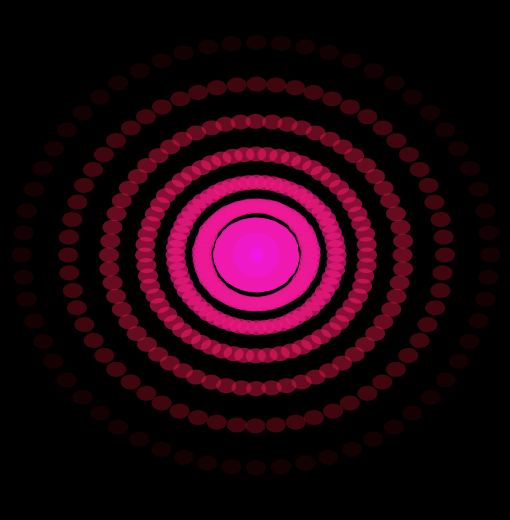
Frame 1 (no input)
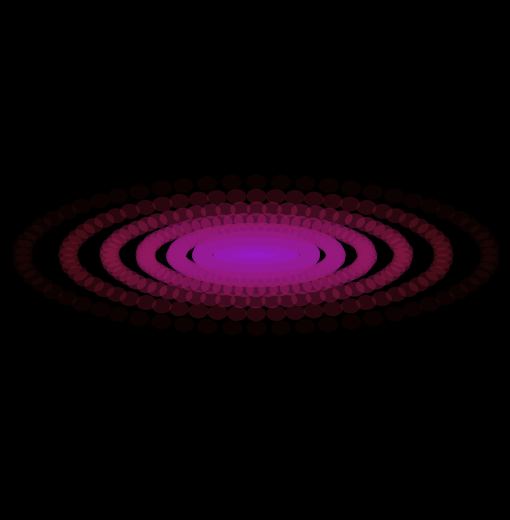
Frame 60 (the mouse pressed at the canvas centre just before this capture)
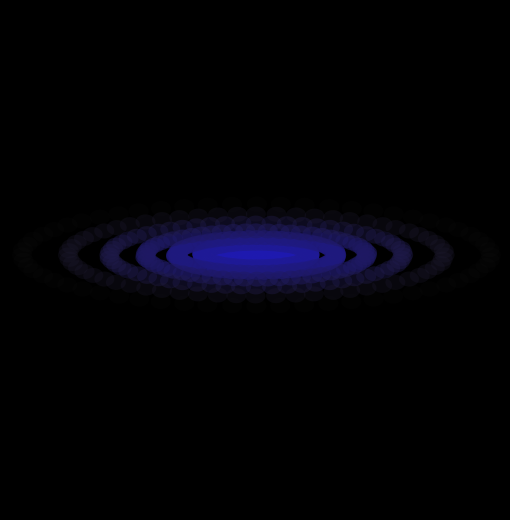
Frame 120 (the mouse held since frame 60 and released just before this capture)

The Processing sketch that drew these frames (run headless with seeded random() and noise(); from frame 60 on, the mouse is pressed at the canvas centre):

// Processing sketch: processing_152319
// ── processing_152319.pde

// Luminous Blink
// Gary Green 2014


float x=255;
float y=255;
float chngx=1;
int r=240;
int g=200;
int b=50;
float hgt=1; // affects blink
float hgtdir=0.1;
float chgr=2; // change red


void setup() {
  size(510,520);
  smooth();
  noStroke();
  strokeJoin(ROUND);
 }

void draw() {
  background(0);
  float chngx=1;
  
 int g=25;
 int b=250;
  
  hgt+=hgtdir;
  if((hgt<1) || (hgt>5)) {
    hgtdir=hgtdir*-1;
  }
  
  for(int p=255; p<510; p+=chngx) {
  
  for(int deg=0; deg<360; deg+=6) {
  float angle=radians(deg);
  float x=random(0.5,2)+255+(cos(angle)*(p-255));
  float y=255+((sin(angle)*(p-255)/hgt));  
  fill(r,g,b,255-(p-255));
  
  ellipse(x,y,20,15);
  }
  
  chngx+=5;
  b-=25;
  
  }
  
  r+=chgr;
  if ((r<3) || (r>252)) {
    chgr=chgr*-1;
  }
  
 
}
